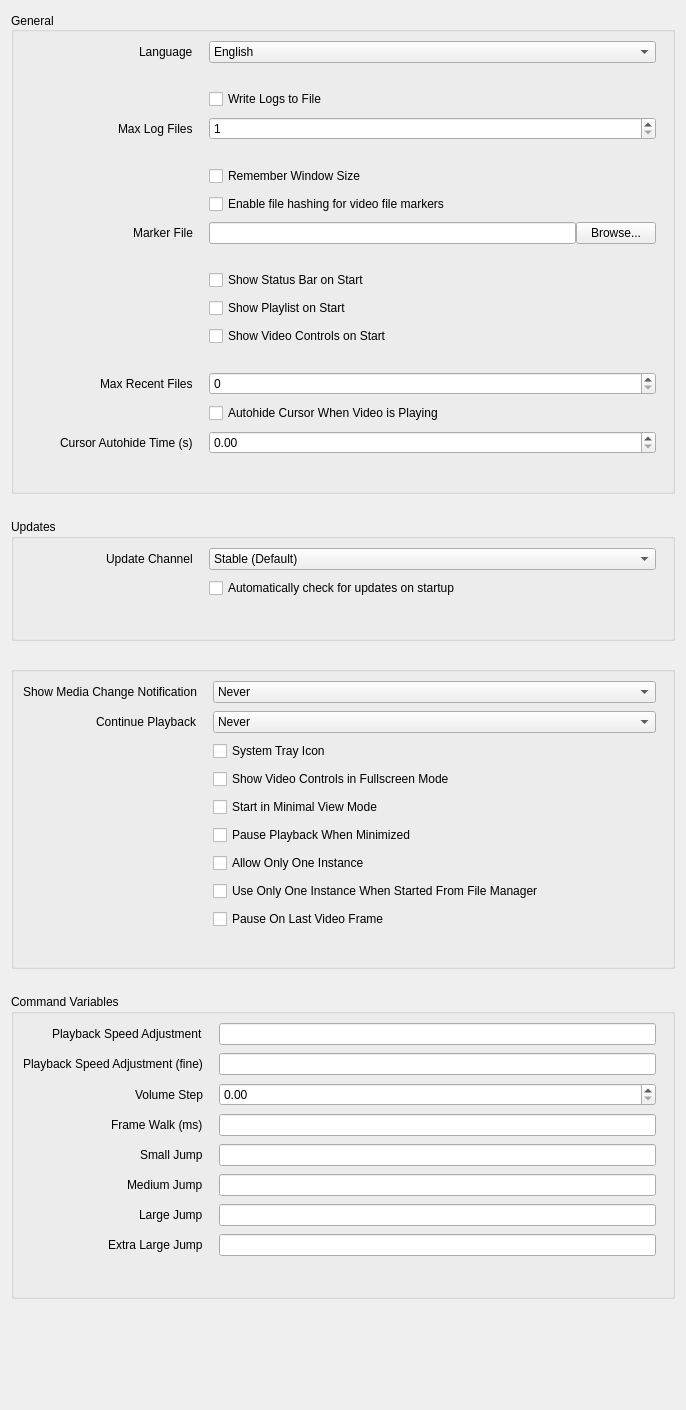
           <widget class="QWidget" name="scrollAreaWidgetContents">
            <property name="geometry">
             <rect>
              <x>0</x>
              <y>0</y>
              <width>686</width>
              <height>1410</height>
             </rect>
            </property>
            <layout class="QVBoxLayout" name="verticalLayout_4">
             <property name="spacing">
              <number>25</number>
             </property>
             <property name="topMargin">
              <number>12</number>
             </property>
             <item>
              <widget class="QGroupBox" name="groupBox_3">
               <property name="title">
                <string>General</string>
               </property>
               <property name="alignment">
                <set>Qt::AlignmentFlag::AlignLeading|Qt::AlignmentFlag::AlignLeft|Qt::AlignmentFlag::AlignVCenter</set>
               </property>
               <layout class="QFormLayout" name="formLayout_2">
                <property name="labelAlignment">
                 <set>Qt::AlignmentFlag::AlignRight|Qt::AlignmentFlag::AlignTrailing|Qt::AlignmentFlag::AlignVCenter</set>
                </property>
                <property name="horizontalSpacing">
                 <number>16</number>
                </property>
                <property name="verticalSpacing">
                 <number>8</number>
                </property>
                <property name="rightMargin">
                 <number>16</number>
                </property>
                <property name="bottomMargin">
                 <number>9</number>
                </property>
                <item row="1" column="0">
                 <widget class="QLabel" name="label_12">
                  <property name="text">
                   <string>Language</string>
                  </property>
                 </widget>
                </item>
                <item row="1" column="1">
                 <widget class="ComboBoxIgnoreWheel" name="language">
                  <item>
                   <property name="text">
                    <string>English</string>
                   </property>
                  </item>
                  <item>
                   <property name="text">
                    <string>English (UK)</string>
                   </property>
                  </item>
                  <item>
                   <property name="text">
                    <string>Deutsch</string>
                   </property>
                  </item>
                 </widget>
                </item>
                <item row="2" column="1">
                 <spacer name="verticalSpacer_6">
                  <property name="orientation">
                   <enum>Qt::Orientation::Vertical</enum>
                  </property>
                  <property name="sizeType">
                   <enum>QSizePolicy::Policy::Fixed</enum>
                  </property>
                  <property name="sizeHint" stdset="0">
                   <size>
                    <width>20</width>
                    <height>10</height>
                   </size>
                  </property>
                 </spacer>
                </item>
                <item row="3" column="1">
                 <widget class="QCheckBox" name="logToFile">
                  <property name="text">
                   <string>Write Logs to File</string>
                  </property>
                 </widget>
                </item>
                <item row="5" column="0">
                 <widget class="QLabel" name="label_8">
                  <property name="text">
                   <string>Max Log Files</string>
                  </property>
                 </widget>
                </item>
                <item row="5" column="1">
                 <widget class="SpinBoxIgnoreWheel" name="maxLogs">
                  <property name="minimum">
                   <number>1</number>
                  </property>
                 </widget>
                </item>
                <item row="6" column="1">
                 <spacer name="verticalSpacer_5">
                  <property name="orientation">
                   <enum>Qt::Orientation::Vertical</enum>
                  </property>
                  <property name="sizeType">
                   <enum>QSizePolicy::Policy::Fixed</enum>
                  </property>
                  <property name="sizeHint" stdset="0">
                   <size>
                    <width>20</width>
                    <height>10</height>
                   </size>
                  </property>
                 </spacer>
                </item>
                <item row="7" column="1">
                 <widget class="QCheckBox" name="rememberWindowSize">
                  <property name="text">
                   <string>Remember Window Size</string>
                  </property>
                 </widget>
                </item>
                <item row="8" column="1">
                 <widget class="QCheckBox" name="hashFile">
                  <property name="text">
                   <string>Enable file hashing for video file markers</string>
                  </property>
                 </widget>
                </item>
                <item row="9" column="0">
                 <widget class="QLabel" name="label_2">
                  <property name="text">
                   <string>Marker File</string>
                  </property>
                  <property name="alignment">
                   <set>Qt::AlignmentFlag::AlignRight|Qt::AlignmentFlag::AlignTrailing|Qt::AlignmentFlag::AlignVCenter</set>
                  </property>
                 </widget>
                </item>
                <item row="9" column="1">
                 <layout class="QHBoxLayout" name="horizontalLayout_7">
                  <item>
                   <widget class="QLineEdit" name="markerFile"/>
                  </item>
                  <item>
                   <widget class="QPushButton" name="markerFileBrowseButton">
                    <property name="text">
                     <string>Browse...</string>
                    </property>
                   </widget>
                  </item>
                 </layout>
                </item>
                <item row="10" column="1">
                 <spacer name="verticalSpacer_8">
                  <property name="orientation">
                   <enum>Qt::Orientation::Vertical</enum>
                  </property>
                  <property name="sizeType">
                   <enum>QSizePolicy::Policy::Fixed</enum>
                  </property>
                  <property name="sizeHint" stdset="0">
                   <size>
                    <width>20</width>
                    <height>10</height>
                   </size>
                  </property>
                 </spacer>
                </item>
                <item row="11" column="1">
                 <widget class="QCheckBox" name="showStatusBarOnStart">
                  <property name="text">
                   <string>Show Status Bar on Start</string>
                  </property>
                 </widget>
                </item>
                <item row="12" column="1">
                 <widget class="QCheckBox" name="showPlaylistOnStart">
                  <property name="text">
                   <string>Show Playlist on Start</string>
                  </property>
                 </widget>
                </item>
                <item row="13" column="1">
                 <widget class="QCheckBox" name="showVideoControlsOnStart">
                  <property name="text">
                   <string>Show Video Controls on Start</string>
                  </property>
                 </widget>
                </item>
                <item row="14" column="1">
                 <spacer name="verticalSpacer_10">
                  <property name="orientation">
                   <enum>Qt::Orientation::Vertical</enum>
                  </property>
                  <property name="sizeType">
                   <enum>QSizePolicy::Policy::Fixed</enum>
                  </property>
                  <property name="sizeHint" stdset="0">
                   <size>
                    <width>20</width>
                    <height>10</height>
                   </size>
                  </property>
                 </spacer>
                </item>
                <item row="15" column="0">
                 <widget class="QLabel" name="label_17">
                  <property name="text">
                   <string>Max Recent Files</string>
                  </property>
                 </widget>
                </item>
                <item row="15" column="1">
                 <widget class="SpinBoxIgnoreWheel" name="maxRecentFiles"/>
                </item>
                <item row="16" column="1">
                 <widget class="QCheckBox" name="hideCursorWhenPlaying">
                  <property name="text">
                   <string>Autohide Cursor When Video is Playing</string>
                  </property>
                 </widget>
                </item>
                <item row="17" column="0">
                 <widget class="QLabel" name="label_18">
                  <property name="text">
                   <string>Cursor Autohide Time (s)</string>
                  </property>
                 </widget>
                </item>
                <item row="17" column="1">
                 <widget class="DoubleSpinBoxIgnoreWheel" name="hideCursorTime"/>
                </item>
                <item row="18" column="0">
                 <spacer name="horizontalSpacer_11">
                  <property name="orientation">
                   <enum>Qt::Orientation::Horizontal</enum>
                  </property>
                  <property name="sizeType">
                   <enum>QSizePolicy::Policy::Fixed</enum>
                  </property>
                  <property name="sizeHint" stdset="0">
                   <size>
                    <width>170</width>
                    <height>20</height>
                   </size>
                  </property>
                 </spacer>
                </item>
               </layout>
              </widget>
             </item>
             <item>
              <widget class="QGroupBox" name="groupBox">
               <property name="title">
                <string>Updates</string>
               </property>
               <layout class="QFormLayout" name="formLayout">
                <property name="labelAlignment">
                 <set>Qt::AlignmentFlag::AlignRight|Qt::AlignmentFlag::AlignTrailing|Qt::AlignmentFlag::AlignVCenter</set>
                </property>
                <property name="horizontalSpacing">
                 <number>16</number>
                </property>
                <property name="verticalSpacing">
                 <number>8</number>
                </property>
                <property name="rightMargin">
                 <number>16</number>
                </property>
                <property name="bottomMargin">
                 <number>12</number>
                </property>
                <item row="0" column="0">
                 <widget class="QLabel" name="label_3">
                  <property name="text">
                   <string>Update Channel</string>
                  </property>
                 </widget>
                </item>
                <item row="0" column="1">
                 <widget class="ComboBoxIgnoreWheel" name="updateChannel">
                  <item>
                   <property name="text">
                    <string>Stable (Default)</string>
                   </property>
                  </item>
                  <item>
                   <property name="text">
                    <string>Beta</string>
                   </property>
                  </item>
                 </widget>
                </item>
                <item row="1" column="1">
                 <widget class="QCheckBox" name="autoUpdate">
                  <property name="text">
                   <string>Automatically check for updates on startup</string>
                  </property>
                 </widget>
                </item>
                <item row="2" column="0">
                 <spacer name="horizontalSpacer_3">
                  <property name="orientation">
                   <enum>Qt::Orientation::Horizontal</enum>
                  </property>
                  <property name="sizeType">
                   <enum>QSizePolicy::Policy::Fixed</enum>
                  </property>
                  <property name="sizeHint" stdset="0">
                   <size>
                    <width>170</width>
                    <height>20</height>
                   </size>
                  </property>
                 </spacer>
                </item>
               </layout>
              </widget>
             </item>
             <item>
              <widget class="QGroupBox" name="groupBox_5">
               <property name="minimumSize">
                <size>
                 <width>0</width>
                 <height>0</height>
                </size>
               </property>
               <property name="title">
                <string/>
               </property>
               <layout class="QFormLayout" name="formLayout_6">
                <property name="labelAlignment">
                 <set>Qt::AlignmentFlag::AlignRight|Qt::AlignmentFlag::AlignTrailing|Qt::AlignmentFlag::AlignVCenter</set>
                </property>
                <property name="horizontalSpacing">
                 <number>16</number>
                </property>
                <property name="verticalSpacing">
                 <number>8</number>
                </property>
                <property name="rightMargin">
                 <number>16</number>
                </property>
                <item row="0" column="0">
                 <widget class="QLabel" name="label_7">
                  <property name="text">
                   <string>Show Media Change Notification</string>
                  </property>
                 </widget>
                </item>
                <item row="0" column="1">
                 <widget class="ComboBoxIgnoreWheel" name="mediaChangeNotification">
                  <property name="currentIndex">
                   <number>0</number>
                  </property>
                  <item>
                   <property name="text">
                    <string>Never</string>
                   </property>
                  </item>
                  <item>
                   <property name="text">
                    <string>When Minimized</string>
                   </property>
                  </item>
                  <item>
                   <property name="text">
                    <string>Always</string>
                   </property>
                  </item>
                 </widget>
                </item>
                <item row="1" column="0">
                 <widget class="QLabel" name="label_20">
                  <property name="text">
                   <string>Continue Playback</string>
                  </property>
                 </widget>
                </item>
                <item row="1" column="1">
                 <widget class="ComboBoxIgnoreWheel" name="continuePlayback">
                  <item>
                   <property name="text">
                    <string>Never</string>
                   </property>
                  </item>
                  <item>
                   <property name="text">
                    <string>Ask</string>
                   </property>
                  </item>
                  <item>
                   <property name="text">
                    <string>Always</string>
                   </property>
                  </item>
                 </widget>
                </item>
                <item row="2" column="1">
                 <widget class="QCheckBox" name="systemTray">
                  <property name="text">
                   <string>System Tray Icon</string>
                  </property>
                 </widget>
                </item>
                <item row="3" column="1">
                 <widget class="QCheckBox" name="showVideoControlsWhenFullscreen">
                  <property name="text">
                   <string>Show Video Controls in Fullscreen Mode</string>
                  </property>
                 </widget>
                </item>
                <item row="4" column="1">
                 <widget class="QCheckBox" name="startInMinimalViewMode">
                  <property name="text">
                   <string>Start in Minimal View Mode</string>
                  </property>
                 </widget>
                </item>
                <item row="5" column="1">
                 <widget class="QCheckBox" name="pausePlaybackWhenMinimized">
                  <property name="text">
                   <string>Pause Playback When Minimized</string>
                  </property>
                 </widget>
                </item>
                <item row="6" column="1">
                 <widget class="QCheckBox" name="allowOnlyOneInstance">
                  <property name="text">
                   <string>Allow Only One Instance</string>
                  </property>
                 </widget>
                </item>
                <item row="7" column="1">
                 <widget class="QCheckBox" name="oneInstanceFromFileManager">
                  <property name="text">
                   <string>Use Only One Instance When Started From File Manager</string>
                  </property>
                 </widget>
                </item>
                <item row="8" column="1">
                 <widget class="QCheckBox" name="pauseOnLastFrameOfVideo">
                  <property name="text">
                   <string>Pause On Last Video Frame</string>
                  </property>
                 </widget>
                </item>
                <item row="9" column="0">
                 <spacer name="horizontalSpacer_6">
                  <property name="orientation">
                   <enum>Qt::Orientation::Horizontal</enum>
                  </property>
                  <property name="sizeType">
                   <enum>QSizePolicy::Policy::Fixed</enum>
                  </property>
                  <property name="sizeHint" stdset="0">
                   <size>
                    <width>170</width>
                    <height>20</height>
                   </size>
                  </property>
                 </spacer>
                </item>
               </layout>
              </widget>
             </item>
             <item>
              <widget class="QGroupBox" name="groupBox_6">
               <property name="title">
                <string>Command Variables</string>
               </property>
               <layout class="QFormLayout" name="formLayout_5">
                <property name="fieldGrowthPolicy">
                 <enum>QFormLayout::FieldGrowthPolicy::ExpandingFieldsGrow</enum>
                </property>
                <property name="labelAlignment">
                 <set>Qt::AlignmentFlag::AlignRight|Qt::AlignmentFlag::AlignTrailing|Qt::AlignmentFlag::AlignVCenter</set>
                </property>
                <property name="horizontalSpacing">
                 <number>16</number>
                </property>
                <property name="verticalSpacing">
                 <number>8</number>
                </property>
                <property name="rightMargin">
                 <number>16</number>
                </property>
                <property name="bottomMargin">
                 <number>12</number>
                </property>
                <item row="0" column="0">
                 <widget class="QLabel" name="label_14">
                  <property name="text">
                   <string>Playback Speed Adjustment</string>
                  </property>
                 </widget>
                </item>
                <item row="1" column="0">
                 <widget class="QLabel" name="label_15">
                  <property name="text">
                   <string>Playback Speed Adjustment (fine)</string>
                  </property>
                 </widget>
                </item>
                <item row="2" column="0">
                 <widget class="QLabel" name="label_16">
                  <property name="text">
                   <string>Volume Step</string>
                  </property>
                 </widget>
                </item>
                <item row="2" column="1">
                 <widget class="DoubleSpinBoxIgnoreWheel" name="volumeStep">
                  <property name="sizePolicy">
                   <sizepolicy hsizetype="Expanding" vsizetype="Fixed">
                    <horstretch>0</horstretch>
                    <verstretch>0</verstretch>
                   </sizepolicy>
                  </property>
                 </widget>
                </item>
                <item row="3" column="0">
                 <widget class="QLabel" name="label_90">
                  <property name="text">
                   <string>Frame Walk (ms)</string>
                  </property>
                 </widget>
                </item>
                <item row="4" column="0">
                 <widget class="QLabel" name="label_92">
                  <property name="text">
                   <string>Small Jump</string>
                  </property>
                 </widget>
                </item>
                <item row="4" column="1">
                 <widget class="QLineEdit" name="smallJump"/>
                </item>
                <item row="5" column="0">
                 <widget class="QLabel" name="label_93">
                  <property name="text">
                   <string>Medium Jump</string>
                  </property>
                 </widget>
                </item>
                <item row="5" column="1">
                 <widget class="QLineEdit" name="mediumJump"/>
                </item>
                <item row="6" column="0">
                 <widget class="QLabel" name="label_94">
                  <property name="text">
                   <string>Large Jump</string>
                  </property>
                 </widget>
                </item>
                <item row="6" column="1">
                 <widget class="QLineEdit" name="largeJump"/>
                </item>
                <item row="7" column="0">
                 <widget class="QLabel" name="label_13">
                  <property name="text">
                   <string>Extra Large Jump</string>
                  </property>
                 </widget>
                </item>
                <item row="7" column="1">
                 <widget class="QLineEdit" name="extraLargeJump"/>
                </item>
                <item row="8" column="0">
                 <spacer name="horizontalSpacer_5">
                  <property name="orientation">
                   <enum>Qt::Orientation::Horizontal</enum>
                  </property>
                  <property name="sizeType">
                   <enum>QSizePolicy::Policy::Fixed</enum>
                  </property>
                  <property name="sizeHint" stdset="0">
                   <size>
                    <width>170</width>
                    <height>20</height>
                   </size>
                  </property>
                 </spacer>
                </item>
                <item row="3" column="1">
                 <widget class="QLineEdit" name="frameWalk"/>
                </item>
                <item row="1" column="1">
                 <widget class="QLineEdit" name="playbackSpeedAdjustmentFine"/>
                </item>
                <item row="0" column="1">
                 <widget class="QLineEdit" name="playbackSpeedAdjustment"/>
                </item>
               </layout>
              </widget>
             </item>
             <item>
              <spacer name="verticalSpacer">
               <property name="orientation">
                <enum>Qt::Orientation::Vertical</enum>
               </property>
               <property name="sizeHint" stdset="0">
                <size>
                 <width>20</width>
                 <height>40</height>
                </size>
               </property>
              </spacer>
             </item>
            </layout>
           </widget>
